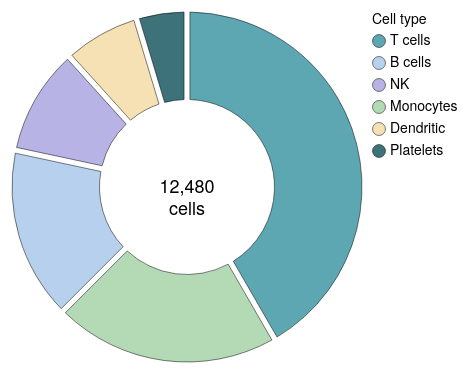

Write a Vega-Lite specification for this figure.
### Vega-Lite specification from a JSON file in a GitHub repository (floating-point values rounded to 4 significant figures)
{"background": null, "config": {"arc": {"fill": "#DBDBDB", "fillOpacity": 1.0, "innerRadius": 43.75, "padAngle": 0.03, "stroke": "black", "strokeOpacity": 1, "strokeWidth": 0.25}, "area": {"fill": "#DBDBDB", "fillOpacity": 1.0, "stroke": "black", "strokeOpacity": 1, "strokeWidth": 0.25}, "axis": {"domain": true, "domainCap": "round", "domainColor": "black", "domainWidth": 0.25, "grid": false, "gridCap": "round", "gridColor": "#F1F1F1", "gridDash": [0, 0], "gridOpacity": 1.0, "gridWidth": 0.25, "labelColor": "black", "labelFont": "Helvetica Neue, HelveticaNeue, Helvetica, Arial, sans-serif", "labelFontSize": 7, "labelFontStyle": "normal", "labelFontWeight": 400, "offset": 4.5, "ticks": true, "tickCap": "round", "tickColor": "black", "tickRound": false, "tickSize": 3, "tickWidth": 0.25, "titleColor": "black", "titleFont": "Helvetica Neue, HelveticaNeue, Helvetica, Arial, sans-serif", "titleFontSize": 7, "titleFontStyle": "normal", "titleFontWeight": 400}, "axisX": {"domain": true, "labelAlign": "center", "labelAngle": 0, "labels": true, "ticks": true, "translate": 0}, "axisY": {"domain": true, "labelAlign": "right", "labelAngle": 0, "labels": true, "ticks": true, "translate": 0}, "axisRight": {"domain": true, "labelAlign": "left", "labelAngle": 0, "labels": true, "ticks": true, "translate": 0}, "axisTop": {"domain": true, "labelAlign": "center", "labelAngle": 0, "labels": true, "ticks": true, "translate": 0}, "axisBand": {"tickOffset": 0}, "bar": {"fill": "#DBDBDB", "fillOpacity": 1.0, "stroke": "black", "strokeOpacity": 1, "strokeWidth": 0.25}, "boxplot": {"size": 15.75, "ticks": {"cornerRadius": 0.25, "fill": "black", "opacity": 1, "size": 7.875, "thickness": 0.25}, "box": {"fillOpacity": 1.0, "stroke": "black", "strokeOpacity": 1, "strokeWidth": 0.25}, "median": {"cornerRadius": 0, "fill": "black", "fillOpacity": 1.0, "opacity": 1, "size": 15.75, "thickness": 0.25}, "rule": {"fill": "black", "fillOpacity": 1.0, "size": 17.5, "stroke": "black", "strokeDash": [0, 0], "strokeOpacity": 1, "strokeWidth": 0.25}, "outliers": {"color": "black", "fill": "black", "fillOpacity": 1.0, "size": 0, "stroke": "black", "strokeOpacity": 1, "strokeWidth": 0.25}}, "circle": {"fill": "black", "fillOpacity": 1.0, "size": 2.188, "stroke": null, "strokeOpacity": 1, "strokeWidth": 0.25}, "errorband": {"band": {"fillOpacity": 0.6, "stroke": null, "strokeWidth": 0.25, "strokeOpacity": 1}, "borders": {"opacity": 0, "strokeOpacity": 0.25, "strokeWidth": 1}}, "errorbar": {"opacity": 1, "rule": {"strokeDash": [0, 0], "strokeWidth": 0.25}, "ticks": {"color": "black", "cornerRadius": 0.125, "opacity": 1, "size": 10.5, "thickness": 0.25}, "thickness": 0.25}, "font": "Helvetica Neue, HelveticaNeue, Helvetica, Arial, sans-serif", "geoshape": {"fill": "#DBDBDB", "fillOpacity": 1.0, "stroke": "black", "strokeOpacity": 1, "strokeWidth": 0.25}, "header": {"labelColor": "black", "labelFont": "Helvetica Neue, HelveticaNeue, Helvetica, Arial, sans-serif", "labelFontSize": 7, "labelFontStyle": "normal", "labelFontWeight": 400, "titleColor": "black", "titleFont": "Helvetica Neue, HelveticaNeue, Helvetica, Arial, sans-serif", "titleFontSize": 7, "titleFontStyle": "normal", "titleFontWeight": 400, "titlePadding": 0}, "legend": {"disable": false, "offset": 4.5, "titlePadding": 4, "labelOffset": 2, "gradientLabelOffset": 2, "gradientLength": 87.5, "gradientThickness": 8.75, "gradientOpacity": 1.0, "gradientStrokeColor": "black", "gradientStrokeWidth": 0.25, "labelColor": "black", "labelFont": "Helvetica Neue, HelveticaNeue, Helvetica, Arial, sans-serif", "labelFontSize": 7, "labelFontStyle": "normal", "labelFontWeight": 400, "strokeColor": "black", "strokeWidth": 0, "symbolSize": 42, "symbolStrokeColor": "black", "symbolStrokeWidth": 0.25, "titleColor": "black", "titleFont": "Helvetica Neue, HelveticaNeue, Helvetica, Arial, sans-serif", "titleFontSize": 7, "titleFontStyle": "normal", "titleFontWeight": 400}, "line": {"color": "black", "stroke": "black", "strokeCap": "butt", "strokeDash": [0, 0], "strokeOpacity": 1, "strokeWidth": 0.5}, "point": {"filled": true, "fill": "#DBDBDB", "fillOpacity": 1.0, "size": 8.75, "stroke": "black", "strokeOpacity": 1, "strokeWidth": 0.25}, "range": {"category": ["#5CA7B1", "#B7D0EE", "#B7B3E4", "#B3DAB5", "#F5E1B3", "#3D727B", "#809DC7", "#867DAC", "#80A988", "#CBB17A", "#204148", "#546B94", "#584C77", "#507B5F", "#9D824D"], "diverging": {"scheme": ["#6F572A", "#876E43", "#9E875F", "#B5A17F", "#CABBA2", "#DCD6CC", "#F4F1E9", "#C9D7DA", "#9DBFC6", "#78A5AF", "#558B96", "#36717C", "#1A5762"]}, "heatmap": {"scheme": ["#32022B", "#43044D", "#4C196E", "#4D338C", "#484DA6", "#3A68BB", "#1D83CA", "#1D9CCB", "#23B5C9", "#28CDC5", "#4DE0B4", "#91EE9F"]}, "ordinal": {"scheme": ["#F1F1F1", "#DBDBDB", "#C6C6C6", "#B2B2B2", "#9D9D9D", "#898989", "#767676", "#636363", "#515151", "#404040", "#2F2F2F", "#1F1F1F"]}, "ramp": {"scheme": ["#32022B", "#43044D", "#4C196E", "#4D338C", "#484DA6", "#3A68BB", "#1D83CA", "#1D9CCB", "#23B5C9", "#28CDC5", "#4DE0B4", "#91EE9F"]}}, "rule": {"color": "black", "stroke": "black", "strokeCap": "round", "strokeDash": [2, 2], "strokeOpacity": 1, "strokeWidth": 0.25}, "scale": {"bandPaddingInner": 0.1, "bandPaddingOuter": 0.1, "round": false}, "rect": {"fill": "#DBDBDB", "fillOpacity": 1.0, "stroke": "black", "strokeOpacity": 1, "strokeWidth": 0.25}, "square": {"fill": "#DBDBDB", "fillOpacity": 1.0, "size": 17.5, "stroke": "black", "strokeOpacity": 1, "strokeWidth": 0.25}, "text": {"color": "black", "font": "Helvetica Neue, HelveticaNeue, Helvetica, Arial, sans-serif", "fontSize": 7, "fontStyle": "normal", "fontWeight": 400}, "tick": {"color": "black", "cornerRadius": 0.125, "opacity": 1.0, "size": 15.75, "thickness": 0.25}, "title": {"anchor": "middle", "frame": "group", "color": "black", "font": "Helvetica Neue, HelveticaNeue, Helvetica, Arial, sans-serif", "fontSize": 7, "fontStyle": "normal", "fontWeight": 400, "subtitleColor": "black", "subtitleFont": "Helvetica Neue, HelveticaNeue, Helvetica, Arial, sans-serif", "subtitleFontSize": "Helvetica Neue, HelveticaNeue, Helvetica, Arial, sans-serif", "subtitleFontStyle": "normal", "subtitleFontWeight": 400}, "trail": {"color": "black", "opacity": 1, "size": 0.5}, "view": {"continuousWidth": 175, "continuousHeight": 175, "discreteWidth": 175, "discreteHeight": 175, "fill": null, "stroke": null, "strokeWidth": 0.25}}, "layer": [{"data": {"name": "data-b2bdd333513c9b35ab5be7da88949bb7"}, "mark": {"type": "arc"}, "encoding": {"color": {"field": "cell type", "legend": {"title": "Cell type"}, "sort": ["T cells", "B cells", "NK", "Monocytes", "Dendritic", "Platelets"], "type": "nominal"}, "order": {"field": "cells", "sort": "descending", "type": "quantitative"}, "theta": {"field": "cells", "stack": true, "type": "quantitative"}}}, {"data": {"name": "data-06a8e6cc43b7a12013262361e69121aa"}, "mark": {"type": "text", "fontSize": 9, "lineBreak": "\n"}, "encoding": {"text": {"field": "label", "type": "nominal"}}}], "$schema": "https://vega.github.io/schema/vega-lite/v6.4.1.json", "datasets": {"data-b2bdd333513c9b35ab5be7da88949bb7": [{"cell type": "T cells", "cells": 5200}, {"cell type": "B cells", "cells": 1980}, {"cell type": "NK", "cells": 1240}, {"cell type": "Monocytes", "cells": 2600}, {"cell type": "Dendritic", "cells": 880}, {"cell type": "Platelets", "cells": 580}], "data-06a8e6cc43b7a12013262361e69121aa": [{"label": "12,480\ncells"}]}}
